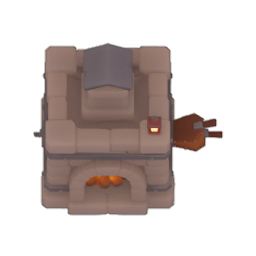
#> input picture client/Builds/art_preset_forja/atual/fornalha/Static.png, 256 x 256 px
$ python -i clarear_sprite.py   (imports and definitions only)
#> lines starting #> are read from the running program, lines starting #| are printed output that depends on the picture; after the words box and inside, x2 and y2 are one past the last pixel; in counts of white or black regions, pixels touching at a corner belong together
"""Clareia uma folha de estacao renderizada escura demais (luz flat: a cor e' a da textura do Tripo).

uso: python client/tools/clarear_sprite.py <Static.png> [--v 0.62] [--sat 1.35] [--brilho x,y,raio,cor_hex,forca]

Em HSV: V^v (sobe os escuros sem lavar o claro) e saturacao x sat; alfa intacto. --brilho soma um brilho radial em "screen"
centrado em (x, y) px, so onde o modelo existe (o fogo que a textura nao trouxe). Usado na forja estelar da Grand Forge
(lum media 64 -> ~100; as outras estacoes ficam em 110-150). ponytail: ajuste de pos-render; se o modelo mudar, re-renderizar.
"""

import argparse
import math

from PIL import Image, ImageChops, ImageStat


def clarear(im, v, sat):
    a = im.split()[3]
    h, s, val = im.convert("RGB").convert("HSV").split()
    val = val.point([round(255 * (i / 255) ** v) for i in range(256)])
    s = s.point([min(255, round(i * sat)) for i in range(256)])
    out = Image.merge("HSV", (h, s, val)).convert("RGB").convert("RGBA")
    out.putalpha(a)
    return out


def brilho(im, x, y, raio, cor, forca):
    w, h = im.size
    r, g, b = (int(cor[i : i + 2], 16) for i in (0, 2, 4))
    camada = Image.new("RGB", (w, h), (0, 0, 0))
    px = camada.load()
    for j in range(max(0, y - raio), min(h, y + raio + 1)):
        for i in range(max(0, x - raio), min(w, x + raio + 1)):
            d = math.hypot(i - x, j - y) / raio
            if d < 1:
                k = forca * (1 - d) ** 2
                px[i, j] = (round(r * k), round(g * k), round(b * k))
    rgb = ImageChops.screen(im.convert("RGB"), camada).convert("RGBA")
    rgb.putalpha(im.split()[3])
    return rgb


def lum(im):
    mask = im.split()[3].point(lambda v: 255 if v > 128 else 0)
    return ImageStat.Stat(im.convert("L"), mask=mask).mean[0]


def main():
    p = argparse.ArgumentParser()
    p.add_argument("png")
    p.add_argument("--v", type=float, default=0.62)
    p.add_argument("--sat", type=float, default=1.35)
    p.add_argument("--brilho", help="x,y,raio,cor_hex,forca")
    p.add_argument("--saida", help="padrao: sobrescreve o png")
    a = p.parse_args()
    im = Image.open(a.png).convert("RGBA")
    antes = lum(im)
    im = clarear(im, a.v, a.sat)
    if a.brilho:
        x, y, raio, cor, forca = a.brilho.split(",")
        im = brilho(im, int(x), int(y), int(raio), cor, float(forca))
    im.save(a.saida or a.png)
    print("lum media %.0f -> %.0f" % (antes, lum(im)))


# [2 lines not run here, left out]

>>> from PIL import Image
>>> picture = Image.open('../Builds/art_preset_forja/atual/fornalha/Static.png')
#> picture is the input picture: PIL image 256x256 RGBA; mean R, G, B, A 44.7, 35.6, 33, 88.5
>>> result = lum(picture)
#> in lum, `mask = im.split()[3].point(lambda v: 255 if v > 128 else 0)`:
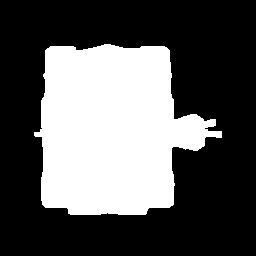
#> mask: PIL image 256x256 L; 34.7% white; 1 white region, box (x1, y1, x2, y2) and area: (34, 44, 222, 215) 22726
#> result = 108.8
